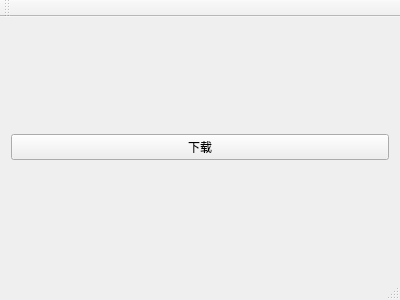
<?xml version="1.0" encoding="UTF-8"?>
<ui version="4.0">
 <class>MainWindow</class>
 <widget class="QMainWindow" name="MainWindow">
  <property name="geometry">
   <rect>
    <x>0</x>
    <y>0</y>
    <width>400</width>
    <height>300</height>
   </rect>
  </property>
  <property name="windowTitle">
   <string>MainWindow</string>
  </property>
  <widget class="QWidget" name="centralWidget">
   <layout class="QVBoxLayout" name="verticalLayout">
    <item>
     <widget class="QPushButton" name="loadImage">
      <property name="text">
       <string>下载</string>
      </property>
     </widget>
    </item>
   </layout>
  </widget>
  <widget class="QMenuBar" name="menuBar">
   <property name="geometry">
    <rect>
     <x>0</x>
     <y>0</y>
     <width>400</width>
     <height>22</height>
    </rect>
   </property>
  </widget>
  <widget class="QToolBar" name="mainToolBar">
   <attribute name="toolBarArea">
    <enum>TopToolBarArea</enum>
   </attribute>
   <attribute name="toolBarBreak">
    <bool>false</bool>
   </attribute>
  </widget>
  <widget class="QStatusBar" name="statusBar"/>
 </widget>
 <layoutdefault spacing="6" margin="11"/>
 <resources/>
 <connections/>
</ui>
